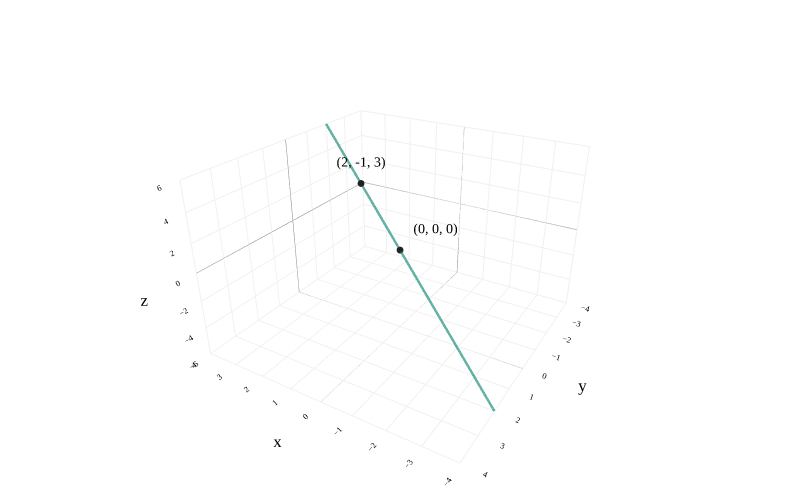

Source (notebook cell):
### Markdown cell above
---

numbering: false
---

# 4.4. Lines, Planes, Hyperplanes, and the Cross Product

Think of this section as a brief detour from the main storyline of the course. Here, I'll cover how to describe lines, planes, and hyperplanes in $\mathbb{R}^n$, and how they relate to our understanding of spans and subspaces from earlier in this chapter.

## Lines

### Intuition in $\mathbb{R}^2$ and $\mathbb{R}^3$

We're very familiar with lines in $\mathbb{R}^2$. The line $y = 2x + 3$, in $\mathbb{R}^2$, is the set of all $(x, y)$ coordinates that satisfy the equation $y = 2x + 3$. 

The line $y = 2x + 3$ is in **slope-intercept form**, which more generally looks like $y = w_0 + w_1 x$. Sometimes, we may write lines in **standard form**, like $2x - y + 3 = 0$, or more generally, $ax + by + c = 0$.

Let's kick things up a notch and consider lines in $\mathbb{R}^3$. **What is the equation of the** <span style="color: #004d40; font-weight: bold;">line below</span>?

### Code cell
from utils import plot_vectors
import numpy as np
import plotly.graph_objects as go

v = (2, -1, 3)

# Create the line spanned by v (all scalar multiples)
t = np.linspace(-2, 2, 100)
line_x = t * v[0]
line_y = t * v[1]
line_z = t * v[2]

fig = plot_vectors([((0, 0, 0), "#3d81f6", r"")], show_axis_labels=True, vdeltax=0.1)

# Add the line spanned by v to the 3D plot
fig.add_trace(
    go.Scatter3d(
        x=line_x,
        y=line_y,
        z=line_z,
        mode="lines",
        line=dict(color="rgba(0,77,64,0.6)", width=5),
        showlegend=False,
        hoverinfo="skip"
    )
)

# Draw small points at (0, 0, 0) and the tip of v
fig.add_trace(
    go.Scatter3d(
        x=[0, v[0]],
        y=[0, v[1]],
        z=[0, v[2]],
        mode="markers",
        marker=dict(size=4, color=["#222", "#222"]),
        showlegend=False,
        hoverinfo="skip"
    )
)

# Add annotations next to the two points: (0,0,0) and (2,-1,3)
fig.add_trace(
    go.Scatter3d(
        x=[0],
        y=[0],
        z=[0],
        mode="text",
        text=["(0, 0, 0)"],
        textposition="top right",
        showlegend=False,
        hoverinfo="skip"
    )
)
fig.add_trace(
    go.Scatter3d(
        x=[v[0]],
        y=[v[1]],
        z=[v[2]],
        mode="text",
        text=[f"({v[0]}, {v[1]}, {v[2]})"],
        textposition="top center",
        showlegend=False,
        hoverinfo="skip"
    )
)

fig.update_layout(
    scene_camera=dict(
        eye=dict(x=-1.2, y=2, z=1.2)
    ),
    scene=dict(
        xaxis=dict(range=[-4, 4]),
        yaxis=dict(range=[-4, 4]),
        zaxis=dict(range=[-6, 6])
    ),
)

fig.show()

### Figure 1 — Plotly figure (JSON) as saved in the notebook; plotly's stock layout.template omitted (floating-point values rounded to 4 significant figures)
{"data": [{"hovertemplate": "(%{x}, %{y}, %{z})<extra></extra>", "line": {"color": "#3d81f6", "width": 6}, "mode": "lines", "showlegend": false, "type": "scatter3d", "x": [0, 0], "y": [0, 0], "z": [0, 0]}, {"colorscale": [[0, "#3d81f6"], [1, "#3d81f6"]], "hoverinfo": "skip", "showlegend": false, "showscale": false, "sizemode": "raw", "sizeref": 0.4, "type": "cone", "u": [0], "v": [0], "w": [0], "x": [0], "y": [0], "z": [0]}, {"hoverinfo": "skip", "mode": "text", "showlegend": false, "text": [""], "textfont": {"color": "#3d81f6", "family": "Palatino", "size": 16}, "textposition": "middle center", "type": "scatter3d", "x": [0.1], "y": [0.3], "z": [0.3]}, {"hoverinfo": "skip", "line": {"color": "rgba(0,77,64,0.6)", "width": 5}, "mode": "lines", "showlegend": false, "type": "scatter3d", "x": [-4.0, -3.919, -3.838, -3.758, -3.677, -3.596, -3.515, -3.434, -3.354, -3.273, -3.192, -3.111, -3.03, -2.949, -2.869, -2.788, -2.707, -2.626, -2.545, -2.465, -2.384, -2.303, -2.222, -2.141, -2.061, -1.98, -1.899, -1.818, -1.737, -1.657, -1.576, -1.495, -1.414, -1.333, -1.253, -1.172, -1.091, -1.01, -0.9293, -0.8485, -0.7677, -0.6869, -0.6061, -0.5253, -0.4444, -0.3636, -0.2828, -0.202, -0.1212, -0.0404, 0.0404, 0.1212, 0.202, 0.2828, 0.3636, 0.4444, 0.5253, 0.6061, 0.6869, 0.7677, 0.8485, 0.9293, 1.01, 1.091, 1.172, 1.253, 1.333, 1.414, 1.495, 1.576, 1.657, 1.737, 1.818, 1.899, 1.98, 2.061, 2.141, 2.222, 2.303, 2.384, 2.465, 2.545, 2.626, 2.707, 2.788, 2.869, 2.949, 3.03, 3.111, 3.192, 3.273, 3.354, 3.434, 3.515, 3.596, 3.677, 3.758, 3.838, 3.919, 4.0], "y": [2.0, 1.96, 1.919, 1.879, 1.838, 1.798, 1.758, 1.717, 1.677, 1.636, 1.596, 1.556, 1.515, 1.475, 1.434, 1.394, 1.354, 1.313, 1.273, 1.232, 1.192, 1.152, 1.111, 1.071, 1.03, 0.9899, 0.9495, 0.9091, 0.8687, 0.8283, 0.7879, 0.7475, 0.7071, 0.6667, 0.6263, 0.5859, 0.5455, 0.5051, 0.4646, 0.4242, 0.3838, 0.3434, 0.303, 0.2626, 0.2222, 0.1818, 0.1414, 0.101, 0.06061, 0.0202, -0.0202, -0.06061, -0.101, -0.1414, -0.1818, -0.2222, -0.2626, -0.303, -0.3434, -0.3838, -0.4242, -0.4646, -0.5051, -0.5455, -0.5859, -0.6263, -0.6667, -0.7071, -0.7475, -0.7879, -0.8283, -0.8687, -0.9091, -0.9495, -0.9899, -1.03, -1.071, -1.111, -1.152, -1.192, -1.232, -1.273, -1.313, -1.354, -1.394, -1.434, -1.475, -1.515, -1.556, -1.596, -1.636, -1.677, -1.717, -1.758, -1.798, -1.838, -1.879, -1.919, -1.96, -2.0], "z": [-6.0, -5.879, -5.758, -5.636, -5.515, -5.394, -5.273, -5.152, -5.03, -4.909, -4.788, -4.667, -4.545, -4.424, -4.303, -4.182, -4.061, -3.939, -3.818, -3.697, -3.576, -3.455, -3.333, -3.212, -3.091, -2.97, -2.848, -2.727, -2.606, -2.485, -2.364, -2.242, -2.121, -2.0, -1.879, -1.758, -1.636, -1.515, -1.394, -1.273, -1.152, -1.03, -0.9091, -0.7879, -0.6667, -0.5455, -0.4242, -0.303, -0.1818, -0.06061, 0.06061, 0.1818, 0.303, 0.4242, 0.5455, 0.6667, 0.7879, 0.9091, 1.03, 1.152, 1.273, 1.394, 1.515, 1.636, 1.758, 1.879, 2.0, 2.121, 2.242, 2.364, 2.485, 2.606, 2.727, 2.848, 2.97, 3.091, 3.212, 3.333, 3.455, 3.576, 3.697, 3.818, 3.939, 4.061, 4.182, 4.303, 4.424, 4.545, 4.667, 4.788, 4.909, 5.03, 5.152, 5.273, 5.394, 5.515, 5.636, 5.758, 5.879, 6.0]}, {"hoverinfo": "skip", "marker": {"color": ["#222", "#222"], "size": 4}, "mode": "markers", "showlegend": false, "type": "scatter3d", "x": [0, 2], "y": [0, -1], "z": [0, 3]}, {"hoverinfo": "skip", "mode": "text", "showlegend": false, "text": ["(0, 0, 0)"], "textposition": "top right", "type": "scatter3d", "x": [0], "y": [0], "z": [0]}, {"hoverinfo": "skip", "mode": "text", "showlegend": false, "text": ["(2, -1, 3)"], "textposition": "top center", "type": "scatter3d", "x": [2], "y": [-1], "z": [3]}], "layout": {"font": {"color": "black", "family": "Palatino", "size": 14}, "height": 500, "margin": {"b": 0, "l": 0, "r": 0, "t": 0}, "paper_bgcolor": "white", "plot_bgcolor": "white", "scene": {"aspectratio": {"x": 1.2, "y": 1.2, "z": 0.8}, "bgcolor": "white", "camera": {"eye": {"x": -1.2, "y": 2, "z": 1.2}}, "xaxis": {"backgroundcolor": "white", "gridcolor": "#f0f0f0", "range": [-4, 4], "showbackground": true, "tickfont": {"size": 10}, "title": {"text": "x"}, "zerolinecolor": "gray"}, "yaxis": {"backgroundcolor": "white", "gridcolor": "#f0f0f0", "range": [-4, 4], "showbackground": true, "tickfont": {"size": 10}, "title": {"text": "y"}, "zerolinecolor": "gray"}, "zaxis": {"backgroundcolor": "white", "gridcolor": "#f0f0f0", "range": [-6, 6], "showbackground": true, "tickfont": {"size": 10}, "title": {"text": "z"}, "zerolinecolor": "gray"}}, "width": 800}}
